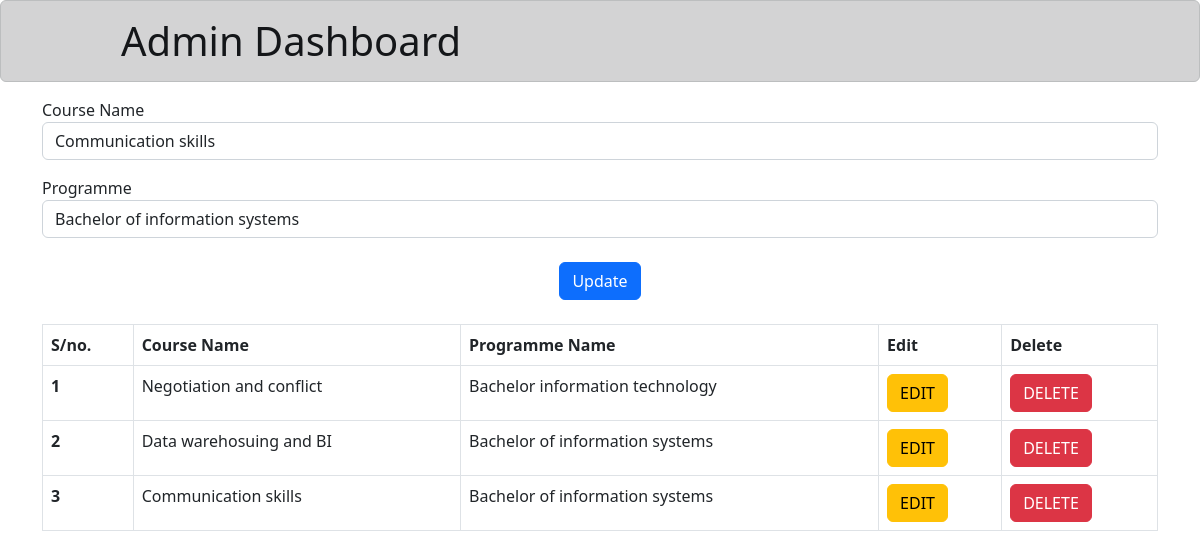
/edit_stuff/25, run on the app's committed database.
### Admin/models.py (models this page shows)
class Timetable(models.Model):
	course_name = models.CharField(max_length=50)
	Program_name = models.CharField(max_length=100)

### Admin/views.py (the view)
# urls.py: path('edit_stuff/<int:myid>',edit_stuff, name='edit_stuff'),
def edit_stuff(request,myid):
	edit_itm =Timetable.objects.get(id=myid)
	stuffs=Timetable.objects.all()
	context = {
		"edit_itm":edit_itm,
		"stuffs":stuffs
	}
	return render(request,'index.html',context)

### templates/index.html (shortened to what this page needs)
<!doctype html>
<html lang="en">
  <head>
    <link href="https://cdn.jsdelivr.net/npm/bootstrap@5.2.0/dist/css/bootstrap.min.css" rel="stylesheet">
  </head>
  <body>
    <h1 class="alert alert-dark" role="alert" style="padding-left: 3em;">Admin Dashboard</h1>
    <div class= "container mt-3">
       {% if edit_itm %}
        <form method="POST" action="{% url 'update_stuff' edit_itm.id %}">
        <div class="form group mb-3">
          <label>Course Name</label>
          <input type="text" class="form-control" value="{{edit_itm.course_name}}" name="course_name" placeholder="Enter course name" >
        </div>
        <div class="form group mb-3">
          <label>Programme</label>
          <input type="text" class="form-control" value="{{edit_itm.Program_name}}" name="Program_name" placeholder="Programme name " >
        </div>
        <div class="text-center mt-4">
        <button type="submit" class="btn btn-primary">Update</button>
        </div>
      </form>
      {% endif %}
      <div class="mt-4">
        <table class="table table-bordered">
          <thead>
            <tr>
              <th scope="col">S/no.</th>
              <th scope="col">Course Name</th>
              <th scope="col">Programme Name</th>
              <th scope="col">Edit</th>
              <th scope="col">Delete</th>
           </tr>
          </thead>
          <tbody>
          {% for x in stuffs %}
            <tr>
              <th scope="row">{{forloop.counter}}</th>
              <td>{{x.course_name}}</td>
              <td>{{x.Program_name}}</td>
              <td>
                <a href="{% url 'edit_stuff' x.id %}" class="btn btn-warning">EDIT</a>
              </td>
              <td>
                <a href="{% url 'delete_stuff' x.id %}" class="btn btn-danger">DELETE</a>
              </td>
            </tr>
            {% endfor %}
          </tbody>
      </table>
      </div>
    </div>
  </body>
</html>

### data on the page
Timetable: course_name "Communication skills", Program_name "Bachelor of information systems"
Timetable: course_name "Negotiation and conflict", Program_name "Bachelor information technology"
Timetable: course_name "Data warehosuing and BI", Program_name "Bachelor of information systems"
